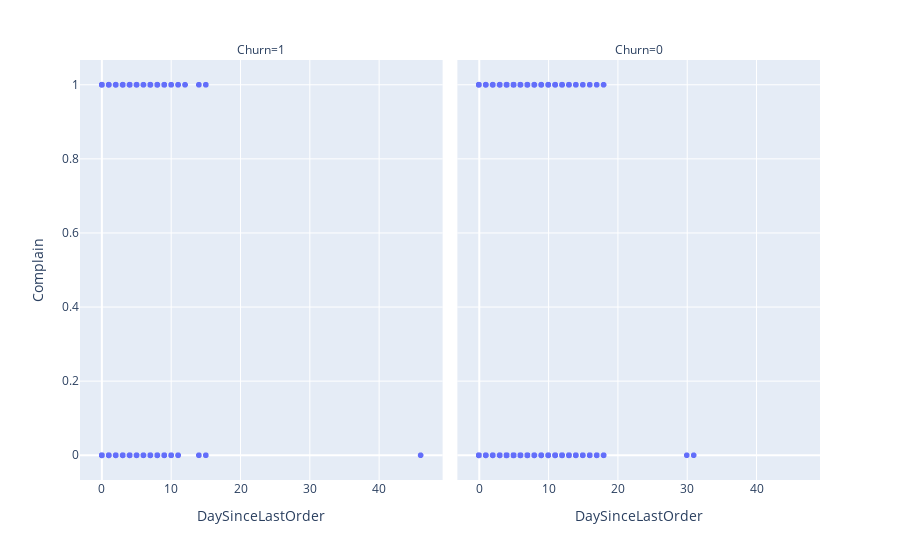

Notebook code for this chart:
### Markdown cell above
# What is the relation between Complain and DaySinceLastOrder?

### Code cell
import plotly.express as px

fig = px.scatter(df, x='DaySinceLastOrder', y='Complain', facet_col='Churn')
fig.update_layout(hovermode='closest')
fig.show()

### Figure 1 — Plotly figure (JSON) as saved in the notebook; plotly's stock layout.template omitted (floating-point values rounded to 4 significant figures; data arrays with more than 128 entries replaced by an {"elided": "..."} marker saying what was removed)
{"data": [{"hovertemplate": "Churn=1<br>DaySinceLastOrder=%{x}<br>Complain=%{y}<extra></extra>", "legendgroup": "", "marker": {"color": "#636efa", "symbol": "circle"}, "mode": "markers", "name": "", "showlegend": false, "type": "scattergl", "x": {"elided": "948 int values"}, "xaxis": "x", "y": {"elided": "948 int values"}, "yaxis": "y"}, {"hovertemplate": "Churn=0<br>DaySinceLastOrder=%{x}<br>Complain=%{y}<extra></extra>", "legendgroup": "", "marker": {"color": "#636efa", "symbol": "circle"}, "mode": "markers", "name": "", "showlegend": false, "type": "scattergl", "x": {"elided": "4682 int values"}, "xaxis": "x2", "y": {"elided": "4682 int values"}, "yaxis": "y2"}], "layout": {"annotations": [{"font": {}, "showarrow": false, "text": "Churn=1", "x": 0.245, "xanchor": "center", "xref": "paper", "y": 1, "yanchor": "bottom", "yref": "paper"}, {"font": {}, "showarrow": false, "text": "Churn=0", "x": 0.755, "xanchor": "center", "xref": "paper", "y": 1, "yanchor": "bottom", "yref": "paper"}], "hovermode": "closest", "legend": {"tracegroupgap": 0}, "margin": {"t": 60}, "xaxis": {"anchor": "y", "domain": [0, 0.49], "title": {"text": "DaySinceLastOrder"}}, "xaxis2": {"anchor": "y2", "domain": [0.51, 1], "matches": "x", "title": {"text": "DaySinceLastOrder"}}, "yaxis": {"anchor": "x", "domain": [0, 1], "title": {"text": "Complain"}}, "yaxis2": {"anchor": "x2", "domain": [0, 1], "matches": "y", "showticklabels": false}}}
